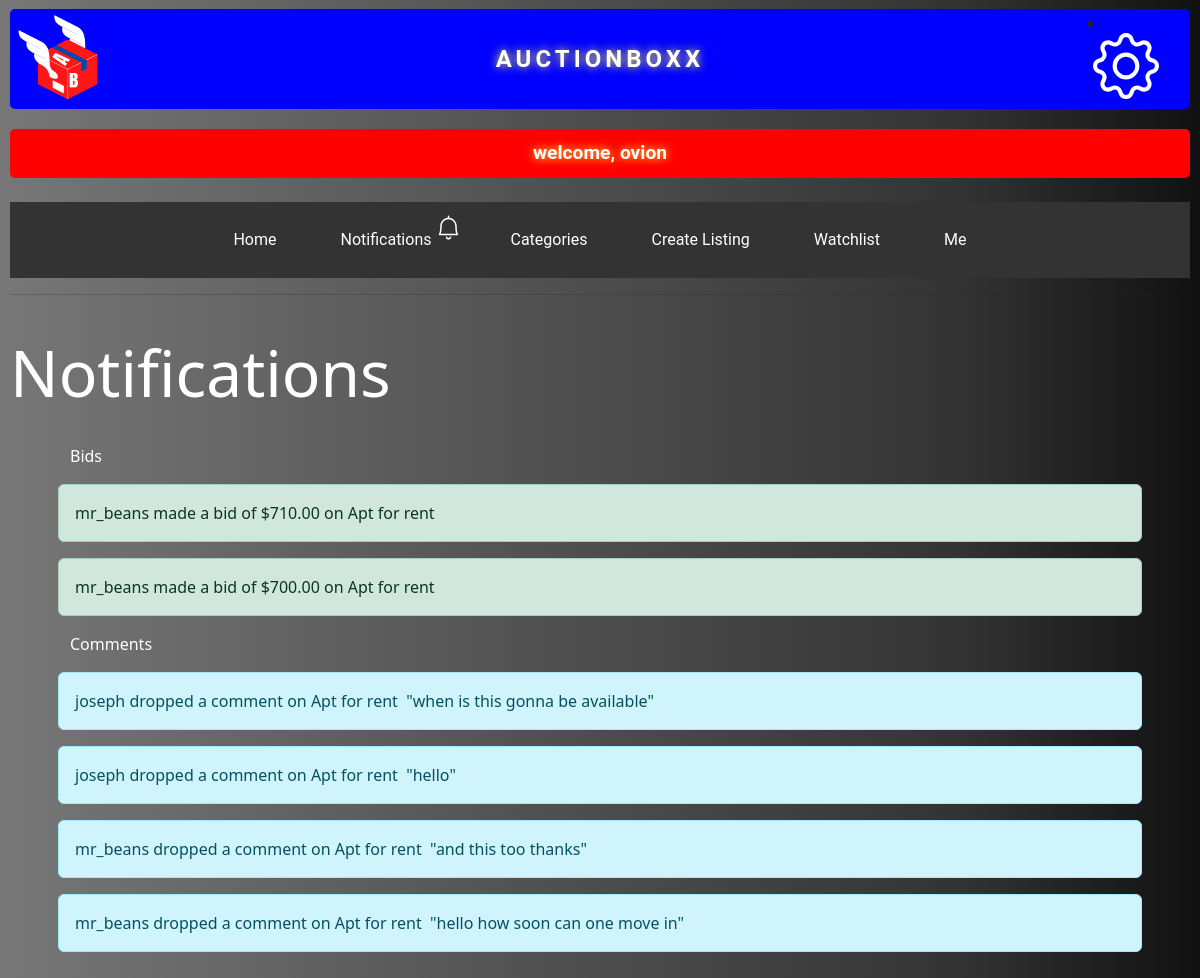
The page /notifications (signed in) on the database its author committed.
### auctions/models.py (models this page shows, shortened)
class User(AbstractUser):
    pass

class Bid(models.Model):
    bid = models.DecimalField(max_digits=10, decimal_places=2)
    bidder = models.ForeignKey(User, on_delete=models.CASCADE, blank=True, related_name="bidder", default=None)
    auction_listing = models.ForeignKey(AuctionListing, on_delete=models.CASCADE, blank=True, related_name="listing", default=None)
    def __str__(self):
        return f" {self.bidder} made a bid of ${self.bid} on {self.auction_listing} "

class AuctionListing(models.Model):
    title = models.CharField(max_length=100)
    description = models.TextField()
    imageUrl = models.CharField(max_length=1000)
    startingBid = models.DecimalField(max_digits=10, decimal_places=2)
    isActive= models.BooleanField(default=True)
    category= models.ForeignKey(Category, on_delete=models.CASCADE, blank=True, related_name="category")
    watchlist = models.ManyToManyField(User, blank = True, related_name= "watchlist" )
    seller_id = models.ForeignKey(User, on_delete=models.CASCADE, blank=False, null=False, related_name="seller")
    created = models.DateTimeField(default = timezone.now)
    def __str__(self):
        return self.title
    def created(self):
        return self.created

class Comment(models.Model):
    author = models.ForeignKey(User, on_delete=models.CASCADE, blank=True, related_name="author", default=None)
    auction_listing = models.ForeignKey(AuctionListing, on_delete=models.CASCADE, blank=True, related_name="auction_listing")
    comment = models.TextField(max_length=200 , default=None)
    created = models.DateTimeField(default = datetime.datetime.now)
    def __str__(self):
        return f"{self.author} dropped a comment on {self.auction_listing} "

### auctions/views.py (the view)
# urls.py: path("notifications", views.notifications, name='notifications'),
def notifications(request):
    user = request.user
    listings = AuctionListing.objects.filter(seller_id = user)
    for listing in listings:
        seller = listing.seller_id
        all_comments = Comment.objects.filter(auction_listing = listing )
        all_bids = Bid.objects.filter(auction_listing = listing)
    return render(request, 'auctions/notifications.html', {'all_comments': all_comments,'all_bids': all_bids, 'seller': seller})

### auctions/templates/auctions/notifications.html (shortened to what this page needs)
 {% extends "auctions/layout.html" %}
{% block body %}
<br>
<h2 class="" style="color: white; justify-content: left; text-align: left; font-size: 4rem;">Notifications</h2><br>
<div class="row mx-5" >
{%if seller == user%}
<br>
<p style = "color: white;">Bids</p>
{%for bids in all_bids reversed%}
    <div class="alert alert-success" role="alert">{{ bids }}</div><br>
{%endfor%}
<br><br>
  <p style = "color: white;">Comments</p>
  {%for comments in all_comments reversed%}
      <div class="alert alert-info" role="alert">{{ comments }} &nbsp;"{{comments.comment}}"</div><br>
  {%endfor%}
{%endif%}
</div>
{% endblock %}

### auctions/templates/auctions/layout.html (shortened to what this page needs)
{% load static %}
<!DOCTYPE html>
<html lang="en">
    <head>
        <link rel="stylesheet" href="https://stackpath.bootstrapcdn.com/bootstrap/4.3.1/css/bootstrap.min.css">
        <link rel="stylesheet" href="https://stackpath.bootstrapcdn.com/bootstrap/4.4.1/css/bootstrap.min.css">
        <link href="{% static 'auctions/styles.css' %}" rel="stylesheet">
        <link href="https://cdn.jsdelivr.net/npm/bootstrap@5.3.0-alpha1/dist/css/bootstrap.min.css" rel="stylesheet">
    </head>
  <body>
{% if user.is_authenticated %}
        <div class="body">
          <div class="logo">
            <a style="margin-left: -32px; margin-top: -15px; margin-bottom: -31px; background-color: transparent;" href="{%url 'index'%}"><img src="{% static 'auctions/logo.png' %}" alt="logo"></a>
            <li>
                <a class="nav-link" href="{% url 'settings' %}" style = "margin-right: 25px; margin-top: -6px;">
                </a>
            </li>
          </div>
          <h1>
              <div style="color: white; font-family: 'Roboto', sans-serif; font-size: 0.6em; font-weight: bold; text-align: center; padding: 20px; background-color: blue; border-radius: 5px; text-shadow: 0 0 10px #ff3; ">auctionboxx</div>
          </h1>
          <div style="color: white; font-family: 'Roboto', sans-serif; font-size: 1.2em; font-weight: bold; text-align: center; padding: 10px; background-color: red; border-radius: 5px; text-shadow: 0 0 10px #ff3; animation: marquee 5s linear infinite;"> welcome, {{ user.username }}</div>
          <br>
          <ul class="nav">
            <li class="nav-item">
                <a class="nav-link" href="{% url 'index' %}">Home</a>
            </li>
            <li class="nav-item">
                <a class="nav-link" href="{% url 'notifications' %}">Notifications</a>
            </li>
                  <li class="nav-item">
                      <a class="nav-link" href="{% url 'categories' %}">Categories</a>
                  </li>
                  <li class="nav-item">
                      <a class="nav-link" href="{% url 'create_listing' %}">Create Listing</a>
                  </li>
                  <li class="nav-item">
                      <a class="nav-link" href="{% url 'watchlist' %}">Watchlist</a>
                  </li>
                  <li class="nav-item">
                      <a class="nav-link" href="{% url 'me' %}">Me</a>
                  </li>
              {% endif %}
          </ul>
          <hr>
        </div>
        {% block body %}
        {% endblock %}
    </body>
</html>

### auctions/static/auctions/styles.css (style rules this page uses)
body { padding: 10px; }

### auctions/templates/auctions/layout.html (style rules this page uses)
body { background-color: blue; }
h1 { color: #1DB954; font-family: 'Roboto', sans-serif; font-size: 2.5rem; font-weight: bold; text-transform: uppercase; letter-spacing: 0.1em; margin: 0.5em 0; line-height: 1.5em; text-shadow: 1px 1px 1px #000; margin-top: -95px; }
.nav { list-style-type: none; margin: 0; padding: 0; overflow: hidden; background-color: #333; }
.nav-item { float: left; list-style-type: none; }
.nav-link { display: block; color: white; text-align: center; padding: 4px 6px; text-decoration: none; font-family: 'Roboto', sans-serif; font-size: 1.2rem; }
.nav { list-style-type: none; margin: 0; padding: 0; justify-content: center; background-color: #333; display: flex; flex-wrap: nowrap; list-style-type: none; }
.nav li a { display: block; color: white; text-align: center; padding: 26px 32px; text-decoration: none; justify-content: center; flex: 0 0 auto; font-size: 1rem; border-radius: 20px; list-style-type: none; }
.logo img { width: 160px; max-width: 100%; height: 140px; margin-top }
.logo { display: flex; justify-content: space-between; align-items: center; width: 100%; position: relative; top: 5; left: 0; }

### auctions/templates/auctions/notifications.html (style rules this page uses)
body { background: linear-gradient(to left, #111111, #333333, #444444, #555555, #666666, #777777); }
.row { display: flex; flex-wrap: wrap; justify-content: center; }
a { color: lightblue; text-decoration: none; text-decoration-line: none; }

### rows shown on the page
User: username "ovion"
Bid: bidder+bid+auction_listing "mr_beans made a bid of $710.00 on Apt for rent"
Bid: bidder+bid+auction_listing "mr_beans made a bid of $700.00 on Apt for rent"
Comment: author+auction_listing "joseph dropped a comment on Apt for rent", comment "when is this gonna be available"
Comment: author+auction_listing "joseph dropped a comment on Apt for rent", comment "hello"
Comment: author+auction_listing "mr_beans dropped a comment on Apt for rent", comment "and this too thanks"
Comment: author+auction_listing "mr_beans dropped a comment on Apt for rent", comment "hello how soon can one move in"
